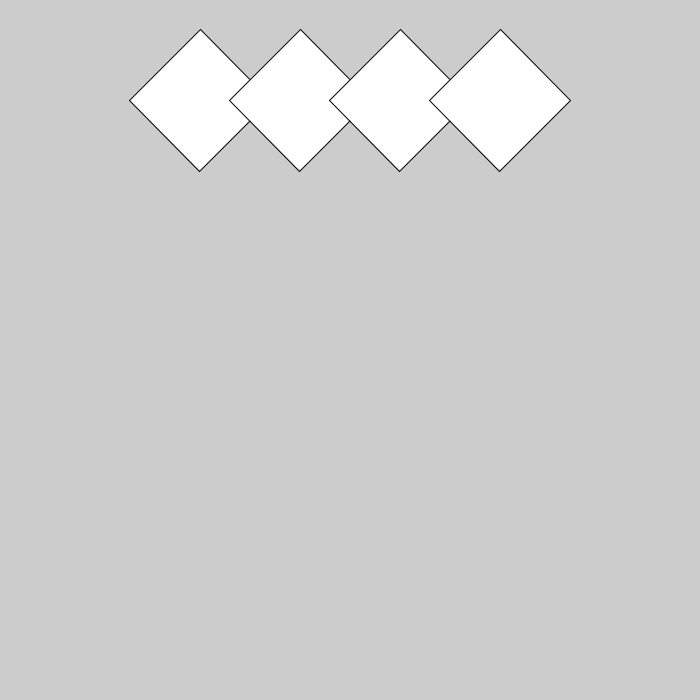
Frame 1 (no input)
Frame 60 (the mouse pressed at the canvas centre just before this capture): identical to frame 1, image omitted
Frame 120 (the mouse held since frame 60 and released just before this capture): identical to frame 1, image omitted

The Processing sketch that drew this single still picture (run headless with seeded random() and noise(); from frame 60 on, the mouse is pressed at the canvas centre):

// Processing sketch: Overlap_Diamonds
// ── Overlap_Diamonds.pde
float x =10;
float y = 10;

void setup() {
  size(700, 700);
  diamond(200,100);
  diamond(300,100);
  diamond(400,100);
  diamond(500,100);
}

void draw() {
}

void diamond(float x, float y) {
  push();
  rectMode(CENTER);
  translate(x,y);
  rotate(radians(45));
  square(0, 0, 100);
  pop();
}
